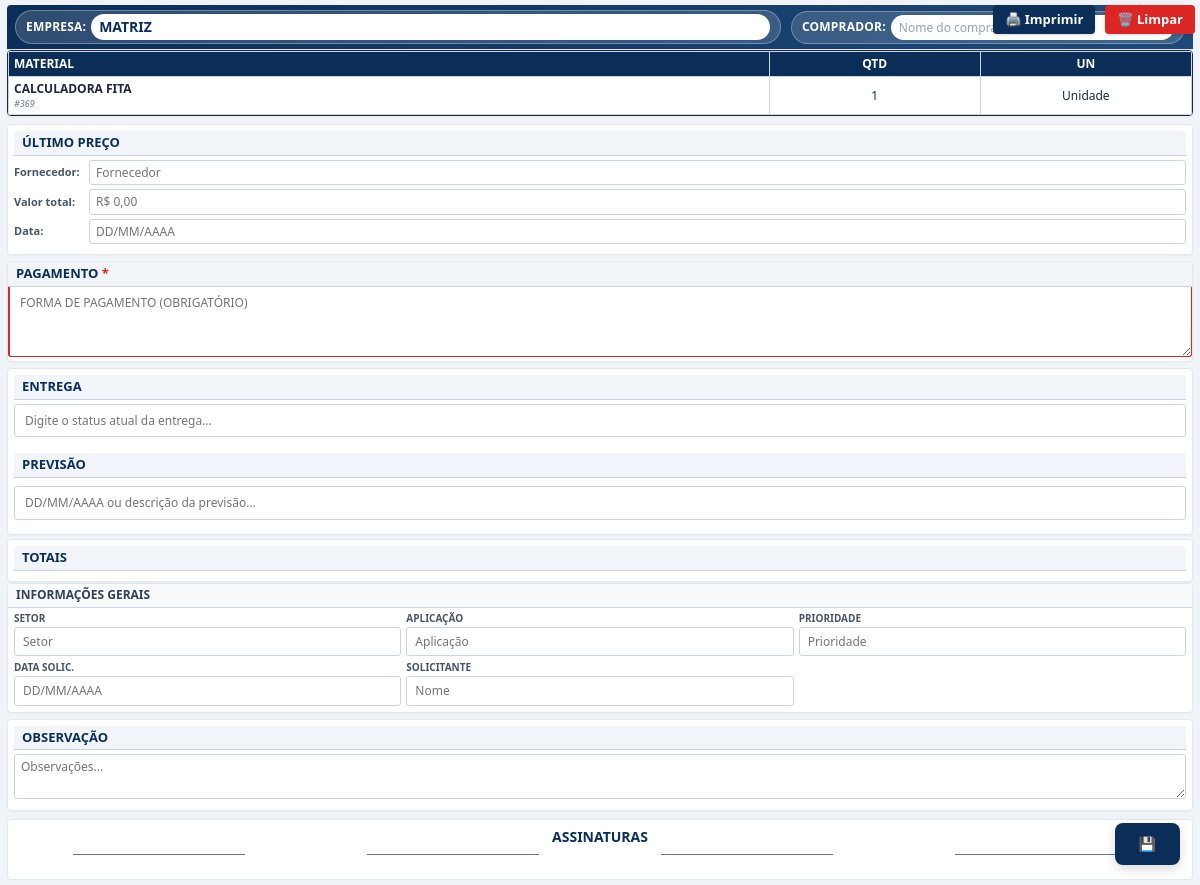
The page /cotacao_imprimir/369 (signed in) on the database its author committed.
### app.py (models this page shows, shortened)
class Materiais(db.Model):
    __tablename__ = 'Materiais'
    CodMaterial = db.Column(db.Integer, primary_key=True, autoincrement=True)
    DescricaoMaterial = db.Column(db.Text, nullable=False)
    Empresa = db.Column(db.Text, nullable=False)
    Aplicacao = db.Column(db.Text, nullable=False)
    QuantidadeEstoque = db.Column(db.Integer, default=0)
    Fornecedor = db.Column(db.Text)
    NumeroNF = db.Column(db.Text)
    FatorConsumo = db.Column(db.Float, nullable=True, default=0.0)
    Ativo = db.Column(db.Boolean, default=False)

class SolicitacoesCompra(db.Model):
    __tablename__ = 'SolicitacoesCompra'
    id = db.Column(db.Integer, primary_key=True)
    cod_material = db.Column(db.Integer, db.ForeignKey('Materiais.CodMaterial'), nullable=False)
    especificacao = db.Column(db.Text, nullable=False)
    quantidade = db.Column(db.String(20), nullable=False)
    unidade_medida = db.Column(db.String(20), nullable=False, default='Unidade')
    aplicacao = db.Column(db.Text, nullable=True)  # Aplicação específica do item
    aplicacao_geral = db.Column(db.Text, nullable=True)  # NOVA COLUNA: Aplicação geral do formulário
    empresa = db.Column(db.Text, nullable=False)
    data_solicitacao = db.Column(db.DateTime, nullable=False, default=get_local_time)
    usuario = db.Column(db.Text, nullable=False)
    foto_path = db.Column(db.Text, nullable=True)
    marca = db.Column(db.Text, nullable=True)
    ativo = db.Column(db.String(3), nullable=False)
    nome_ativo = db.Column(db.Text, nullable=True)
    prioridade = db.Column(db.String(20), nullable=False, default='Programado')
    status_aprovacao = db.Column(db.String(20), nullable=True, default=None)
    observacoes_col = db.Column(db.Text, nullable=True)
    material = db.relationship('Materiais', backref='solicitacoes')
    comprador_atribuido = db.Column(db.Text, nullable=True)  # Novo campo

### app.py (the view, shortened to what this page needs)
@routes_bp.route('/cotacao_imprimir/<int:id>', methods=['GET'])
def cotacao_imprimir(id):
    if 'usuario' not in session:
        flash('Acesso não autorizado', 'error')
        return redirect(url_for('routes_bp.login'))
    grupo_ids_param = request.args.get('grupo_ids', '')
    grupo_ids = []
    solicitacoes_grupo = []
    if not solicitacoes_grupo:
        solicitacao_principal = SolicitacoesCompra.query.get_or_404(id)
        solicitacoes_grupo = [solicitacao_principal]
        grupo_ids = [id]
    preenchimentos = SolicitacoesPreenchidas.query.filter(
        SolicitacoesPreenchidas.solicitacao_id.in_(grupo_ids),
        SolicitacoesPreenchidas.status.in_(['Rascunho', 'Aguardando Aprovacao'])
    ).all()
    print(f"🔍 Total de preenchimentos encontrados: {len(preenchimentos)}")
    cotacoes_por_fornecedor = {}
    cotacoes_estruturadas = list(cotacoes_por_fornecedor.values())
    cotacoes_estruturadas.sort(key=lambda x: x['fornecedor_nome_fantasia'])
    print(f"🔍 FORNECEDORES QUE SERÃO EXIBIDOS NA IMPRESSÃO ({len(cotacoes_estruturadas)}):")
    for c in cotacoes_estruturadas:
        print(f"   - {c['fornecedor_nome_fantasia']} (ID: {c['fornecedor_id']}) - Materiais: {len(c['materiais'])}")
    if not cotacoes_estruturadas:
        cotacoes_estruturadas = [{
            'fornecedor_id': None,
            'fornecedor_nome_fantasia': '',
            'fornecedor_cnpj': '',
            'fornecedor_telefone': '',
            'valor_frete': 0,
            'prazo_entrega': '',
            'condicao_pagamento': '',
            'observacoes': '',
            'materiais': []
        }]
    todos_materiais_unicos = []
    for sol in solicitacoes_grupo:
        try:
            quantidade = float(sol.quantidade) if sol.quantidade else 0
        except (ValueError, TypeError):
            quantidade = 0
        material_completo = {
            'id': sol.id,
            'descricao': sol.material.DescricaoMaterial if sol.material else '',
            'quantidade': quantidade,
            'unidade': sol.unidade_medida or 'un',
            'especificacao': sol.especificacao or ''
        }
        todos_materiais_unicos.append(material_completo)
    todos_materiais_unicos.sort(key=lambda x: x['id'])
    return render_template(
        'cotacao_imprimir.html',
        solicitacao=solicitacoes_grupo[0],
        solicitacoes_grupo=solicitacoes_grupo,
        todos_materiais=todos_materiais_unicos,
        cotacoes_salvas=cotacoes_estruturadas,
        modo_grupo=len(solicitacoes_grupo) > 1,
        grupo_ids=','.join(str(gid) for gid in grupo_ids)
    )

### templates/cotacao_imprimir.html (shortened to what this page needs)
<!DOCTYPE html>
<html lang="pt-br">
<head>
    <link href="https://cdn.jsdelivr.net/npm/bootstrap@5.3.0/dist/css/bootstrap.min.css" rel="stylesheet">
</head>
<body>
    <div class="container">
        <div class="botoes-container">
            <button class="btn-impressao" onclick="validarEImprimir()">🖨️ Imprimir</button>
            <button class="btn-limpar" onclick="mostrarConfirmModal()">🗑️ Limpar</button>
        </div>
        <div class="top-header">
            <div class="empresa-destacado">
                <label for="empresa_top">EMPRESA:</label>
                <input type="text" id="empresa_top" placeholder="Digite o nome da empresa" value="MATRIZ">
            </div>
            <div class="comprador-destacado">
                <label for="comprador_top">COMPRADOR:</label>
            </div>
        </div>
        <div class="table-container">
            <table class="tabela-comparativa">
                <thead>
                    <tr>
                        <th class="tabela-header col-material" rowspan="2">Material</th>
                        <th class="tabela-header col-quantidade" rowspan="2">Qtd</th>
                        <th class="tabela-header col-unidade" rowspan="2">Un</th>
                    </tr>
                    <tr>
                    </tr>
                </thead>
                <tbody>
                    {% if modo_grupo %}
                        {% for solicitacao in solicitacoes_grupo %}
                        <tr class="material-row">
                            <td class="col-material">
                                <strong style="display: block; word-break: break-word; white-space: normal;">{{ solicitacao.material.DescricaoMaterial }}</strong>
                                <div class="material-id">#{{ solicitacao.id }}</div>
                            </td>
                            <td class="col-quantidade">{{ solicitacao.quantidade }}</td>
                            <td class="col-unidade">{{ solicitacao.unidade_medida | default('UN') }}</td>
                            {% for cotacao in cotacoes_salvas %}
                                {% if cotacao.fornecedor_nome_fantasia and cotacao.fornecedor_nome_fantasia != '' %}
                                    {% set material_cotacao = cotacao.materiais|selectattr("solicitacao_id", "equalto", solicitacao.id)|first %}
                                    {% if material_cotacao %}
                                        <td class="col-cotacao-unit">
                                            R$ {{ "%.2f"|format(material_cotacao.valor_unitario|float)|replace('.', ',') }}
                                        </td>
                                        <td class="col-cotacao-marca">
                                            {{ material_cotacao.marca if material_cotacao.marca else '-' }}
                                        </td>
                                        <td class="col-cotacao-total">
                                            R$ {{ "%.2f"|format(material_cotacao.valor_total|float)|replace('.', ',') }}
                                        </td>
                                    {% else %}
                                        <td class="col-cotacao-unit">-</td>
                                        <td class="col-cotacao-marca">-</td>
                                        <td class="col-cotacao-total">-</td>
                                    {% endif %}
                                {% endif %}
                            {% endfor %}
                        <tr>
                        {% endfor %}
                    {% else %}
                        <tr class="material-row">
                            <td class="col-material">
                                <strong style="display: block; word-break: break-word; white-space: normal;">{{ solicitacao.material.DescricaoMaterial }}</strong>
                                <div class="material-id">#{{ solicitacao.id }}</div>
                            </td>
                            <td class="col-quantidade">{{ solicitacao.quantidade }}</td>
                            <td class="col-unidade">{{ solicitacao.unidade_medida | default('UN') }}</td>
                        </tr>
                    {% endif %}
                </tbody>
            </table>
        </div>
        <div class="info-bottom">
            <div class="coluna-esquerda">
                <div class="ultimo-preco">
                    <h4>ÚLTIMO PREÇO</h4>
                    <div class="preco-info"><strong>Fornecedor:</strong><input type="text" class="campo-data" placeholder="Fornecedor"></div>
                    <div class="preco-info"><strong>Valor total:</strong><input type="text" class="campo-data" placeholder="R$ 0,00"></div>
                    <div class="preco-info"><strong>Data:</strong><input type="text" class="campo-data" placeholder="DD/MM/AAAA"></div>
                </div>
                <div class="fluxo-pagamento">
                    <h4><span class="required-label">PAGAMENTO</span></h4>
                    <textarea rows="2" class="campo-observacao required" id="formaPagamento" placeholder="FORMA DE PAGAMENTO (OBRIGATÓRIO)"></textarea>
                </div>
                <div class="status-entrega">
                    <h4>ENTREGA</h4>
                    <input type="text" class="campo-status" id="statusEntrega" placeholder="Digite o status atual da entrega...">
                    <h4 style="margin-top: 8px;">PREVISÃO</h4>
                    <input type="text" class="campo-previsao" id="previsaoEntrega" placeholder="DD/MM/AAAA ou descrição da previsão...">
                </div>
            </div>
            <div class="coluna-direita">
                <div class="totais-inferiores">
                    <h4>TOTAIS</h4>
                </div>
            </div>
        </div>
        <div class="info-geral" style="margin-top: 6px; padding: 6px;">
            <h3 style="background: #f8fafc; color: #334155; padding: 4px 8px; margin: -6px -6px 4px -6px; font-size: 12px; border-bottom: 1px solid #cbd5e1;">
                INFORMAÇÕES GERAIS
            </h3>
            <div class="info-grid">
                <div class="info-item">
                    <div class="info-label">SETOR</div>
                    <input type="text" class="info-value-editable" placeholder="Setor">
                </div>
                <div class="info-item">
                    <div class="info-label">APLICAÇÃO</div>
                    <input type="text" class="info-value-editable" placeholder="Aplicação">
                </div>
                <div class="info-item">
                    <div class="info-label">PRIORIDADE</div>
                    <input type="text" class="info-value-editable" placeholder="Prioridade">
                </div>
                <div class="info-item">
                    <div class="info-label">DATA SOLIC.</div>
                    <input type="text" class="info-value-editable" placeholder="DD/MM/AAAA">
                </div>
                <div class="info-item">
                    <div class="info-label">SOLICITANTE</div>
                    <input type="text" class="info-value-editable" placeholder="Nome">
                </div>
            </div>
        </div>
        <div class="observacao-comprador" style="margin-top: 6px;">
            <h4>OBSERVAÇÃO</h4>
            <textarea class="campo-observacao" rows="2" placeholder="Observações..."></textarea>
        </div>
        <div class="footer">
            <div style="font-size:14px; font-weight:700; color:#0B2E59; margin-bottom:8px;">ASSINATURAS</div>
            <div class="assinaturas">
                <div class="assinatura"><div class="linha-assinatura"></div><p></p></div>
                <div class="assinatura"><div class="linha-assinatura"></div><p></p></div>
                <div class="assinatura"><div class="linha-assinatura"></div><p></p></div>
                <div class="assinatura"><div class="linha-assinatura"></div><p></p></div>
            </div>
        </div>
    </div>
</body>
</html>

### rows shown on the page
Materiais: material.DescricaoMaterial "CALCULADORA FITA"
SolicitacoesCompra: id "369", quantidade "1", unidade_medida "Unidade"
